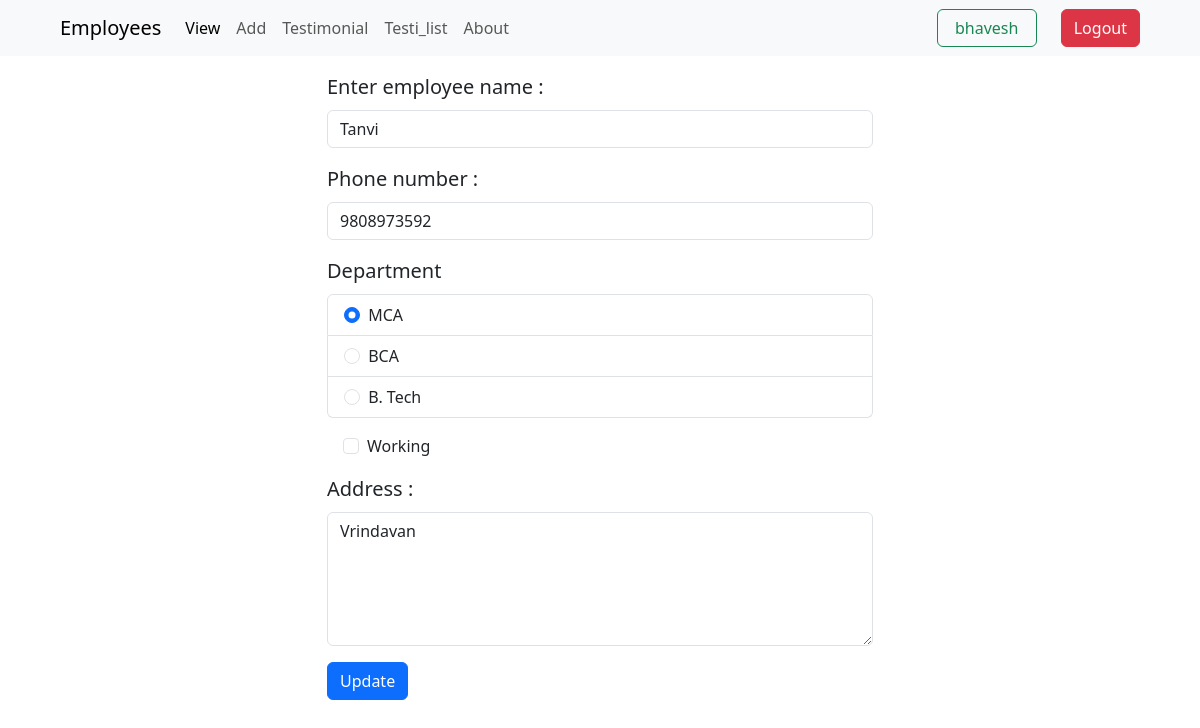
The app's page /emp/update-emp/Tan980 (signed in) with its own data.
### emp/models.py (models this page shows, shortened)
class emp(models.Model):
    name=models.CharField(max_length=50)
    eid=models.CharField(max_length=20,primary_key=True)
    phone=models.CharField(max_length=10)
    working=models.BooleanField(default=False)
    department=models.CharField(max_length=10)
    address=models.CharField(max_length=100)

### emp/views.py (the view)
# urls.py: path('update-emp/<str:eid>',views.update_emp),
@login_required(login_url='/protected_page')
def update_emp(request,eid,):
    if request.user.is_superuser:
        ee=emp.objects.get(pk=eid)
        return render(request,'emp/update_emp.html',{ 'e':ee})
    return redirect('home')

### templates/emp/update_emp.html (shortened to what this page needs)
<!doctype html>
<html lang="en">
  <head>
    <link href="https://cdn.jsdelivr.net/npm/bootstrap@5.3.3/dist/css/bootstrap.min.css" rel="stylesheet">
    <link rel="stylesheet" href="/static/ss.css">
  </head>
  <body>
    {% include "emp/navbar.html" %}
    <div class="container">
        <div class="row justify-content-center">
          <div class="col-md-6 ">
            <div class="card-body">
                <form class="my-2" action="/emp/add-emp/" method="post" >
                    <div class="mb-3">
                      <label for="exampleInputEmail1" pattern="[a-zA-Z]{3,}" class="form-label fs-5 ">Enter employee name :</label>
                      <input type="text" class="form-control" id="exampleInputEmail1" name="emp_name" value="{{e.name}}" required>
                    </div>
                    <div class="mb-3">
                      <label for="phone" class="form-label fs-5">Phone number :</label>
                      <input type="tel" class="form-control" id="exampleInputPassword1" name="emp_phone"placeholder="10 digit mobile number" pattern="[6-9]{1}[0-9]{3}[0-9]{3}[0-9]{3}" value="{{e.phone}}"required>
                    </div>
                    <div class="dept_work">
                        <div class="mb-3 ">
                            <label for="deptt" class="form-label fs-5">Department</label>
                            <ul class="list-group">
                                <li class="list-group-item">
                                    <input class="form-check-input me-1" type="radio" name="emp_dept" {% if e.department == 'MCA' %} checked {% endif %} id="firstRadio" value="MCA" required>
                                    <label class="form-check-label" for="firstRadio">MCA</label>
                                </li>
                                <li class="list-group-item">
                                    <input class="form-check-input me-1" type="radio" name="emp_dept" value="BCA" {% if e.department == 'BCA' %} checked {% endif %} id="secondRadio" required>
                                    <label class="form-check-label" for="secondRadio">BCA</label>
                                </li>
                                <li class="list-group-item">
                                    <input class="form-check-input me-1" type="radio" name="emp_dept" value="B. Tech" {% if e.department == 'B. Tech' %} checked {% endif %} id="thirdRadio" required>
                                    <label class="form-check-label" for="thirdRadio">B. Tech</label>
                                </li>
                            </ul>
                        </div>
                        <div class="form-check mb-3 m-lg-3">
                            <input class="form-check-input" type="checkbox" name="emp_work" {% if e.working %} checked{% endif %} >
                            <label for="" class="form-check-label">Working</label>
                        </div>
                    </div>
                    <div class="mb-3">
                      <label for="address" class="form-label fs-5">Address :</label>
                      <textarea name="emp_add" id="address" rows="5" class="form-control " placeholder="City" maxlength="10">{{e.address}}</textarea>
                    </div>
                    <button type="submit" class="btn btn-primary">Update  </button>
                  </form>
            </div>
          </div>
        </div>
      </div>
  </body>
</html>

### templates/emp/navbar.html (shortened to what this page needs)
<nav class="ps-5 navbar navbar-expand-lg bg-body-tertiary">
  <div class="container-fluid">
    <a class="navbar-brand" href="/">Employees</a>
    <div class="collapse navbar-collapse" id="navbarSupportedContent">
      <ul class="navbar-nav me-auto mb-2 mb-lg-0">
        <li class="nav-item">
          <a class="nav-link active" aria-current="page" href="/emp/home">View</a>
        </li>
        <li class="nav-item">
          <a class="nav-link" href="/emp/add-emp">Add</a>
        </li>
        <li class="nav-item">
          <a class="nav-link" href="/emp/testimonial">Testimonial</a>
        </li>
        <li class="nav-item">
          <a class="nav-link" href="/emp/testimonial/viewtesti">Testi_list</a>
        </li>
        <li class="nav-item">
          <a class="nav-link" href="/about">About</a>
        </li>
      </ul>
      <ul class="navbar-nav ms-auto">
        {% if not user.is_authenticated %}
          <li class="nav-item">
            <a class=" btn btn-outline-success mx-3" href="/signin">Sign In</a>
            <a class=" btn btn-primary" href="/signup">Sign Up</a>
          </li>
        {% else %}
        <button class="btn btn-outline-success me-4" style="min-width: 100px;">{{user.username}}</button>
          <li class="nav-item">
            <a class="btn btn-danger me-5" href="/mylogout/{{ request.build_absolute_uri }}">Logout</a>
          </li>
        {% endif %}
      </ul>
    </div>
  </div>
</nav>

### records on screen
emp: emp_name "Tanvi", emp_phone "9808973592", department "☑ MCA", department "☐ BCA", department "☐ B. Tech", emp_add "Vrindavan"

### other values on screen
{{ user.username }} "bhavesh"
